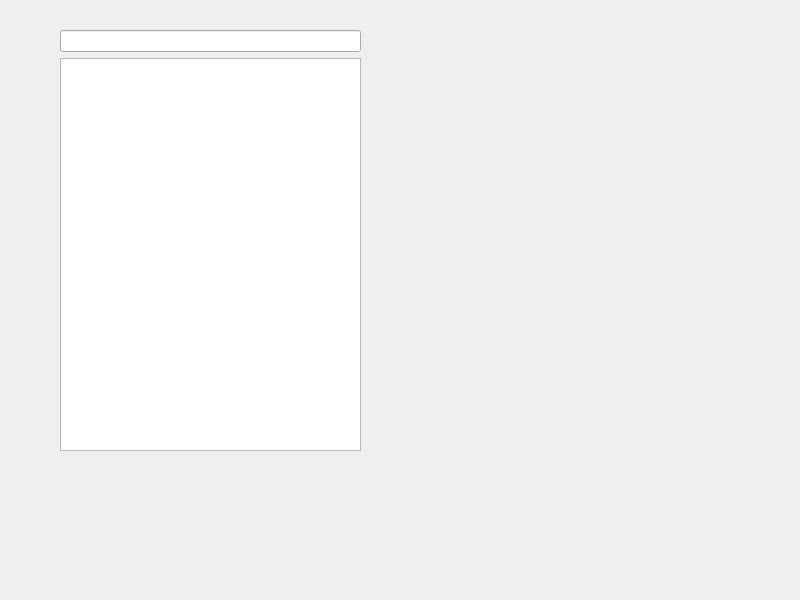
<?xml version="1.0" encoding="UTF-8"?>
<ui version="4.0">
 <class>Widget</class>
 <widget class="QWidget" name="Widget">
  <property name="geometry">
   <rect>
    <x>0</x>
    <y>0</y>
    <width>800</width>
    <height>600</height>
   </rect>
  </property>
  <property name="windowTitle">
   <string>Widget</string>
  </property>
  <widget class="QWidget" name="">
   <property name="geometry">
    <rect>
     <x>60</x>
     <y>30</y>
     <width>301</width>
     <height>421</height>
    </rect>
   </property>
   <layout class="QVBoxLayout" name="verticalLayout">
    <item>
     <widget class="QLineEdit" name="lineEdit"/>
    </item>
    <item>
     <widget class="QListWidget" name="listWidget"/>
    </item>
   </layout>
  </widget>
 </widget>
 <resources/>
 <connections/>
</ui>
